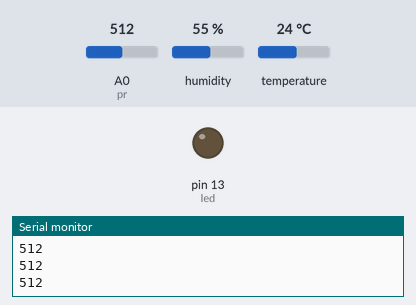
The sketch below on a simulated Arduino Uno, built with avr-gcc and run on an emulated ATmega328P. On the bench: output pins drawn as LEDs (lit = HIGH), the last lines printed to the serial monitor. The test bench sets the inputs (shaded band); at power-on: A0 (pr) = 512, humidity 55 %, temperature 24 °C.

Above: at 1.3 s.
1.4 s: A0 (pr) set to 21
2.9 s: A0 (pr) set to 18
At 3.4 s:
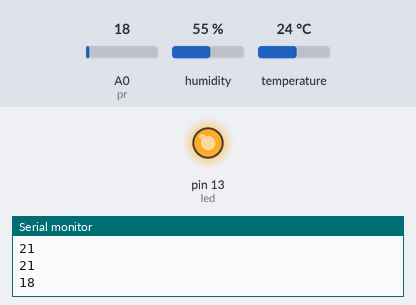
4.6 s: A0 (pr) set to 122
At 5.9 s:
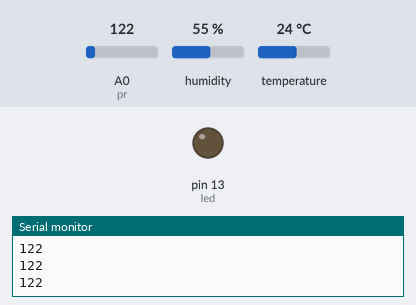
6.2 s: A0 (pr) set to 10
At 7.3 s:
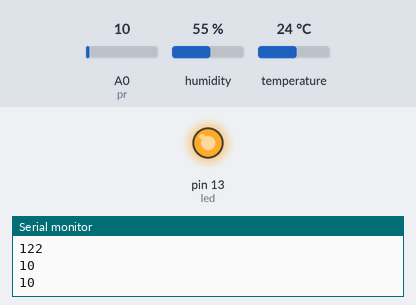
Timing chart, 0 to 8.8 s (numbered marks = the images above; inputs shaded):
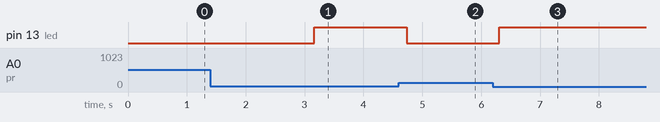

Measured:
- the behaviour switches between 20 and 19 on A0 (pr) (found by bisection; images 0 and 1)
- after the input at 2.9 s, pin 13 (led): LOW → HIGH after 0.26 s
- after the input at 4.6 s, pin 13 (led): HIGH → LOW after 0.14 s
- after the input at 6.2 s, pin 13 (led): LOW → HIGH after 0.11 s

The sketch:

iotproject.ino
```cpp
#include <dht.h>
int led = 13;                // the pin that the LED is atteched to
int pr = A0;
int val = 0;                 // variable to store the sensor status (value)
#define dht_apin A1 // Analog Pin sensor is connected to

dht DHT;

void setup() {
  pinMode(led, OUTPUT);      // initalize LED as an output
   Serial.begin(9600);        // initialize serial
}

void loop(){
  int value = analogRead(pr);  // read light value
  Serial.println(value);
  DHT.read11(dht_apin);
  if (val == LOW) {           // check if the sensor is HIGH
    if(value < 20){
     digitalWrite(led, HIGH);   // turn LED ON
     delay(500);
    }
    if(value > 20){
      digitalWrite(led, LOW);   // turn LED ON
      delay(500);
    }
}
}
```
